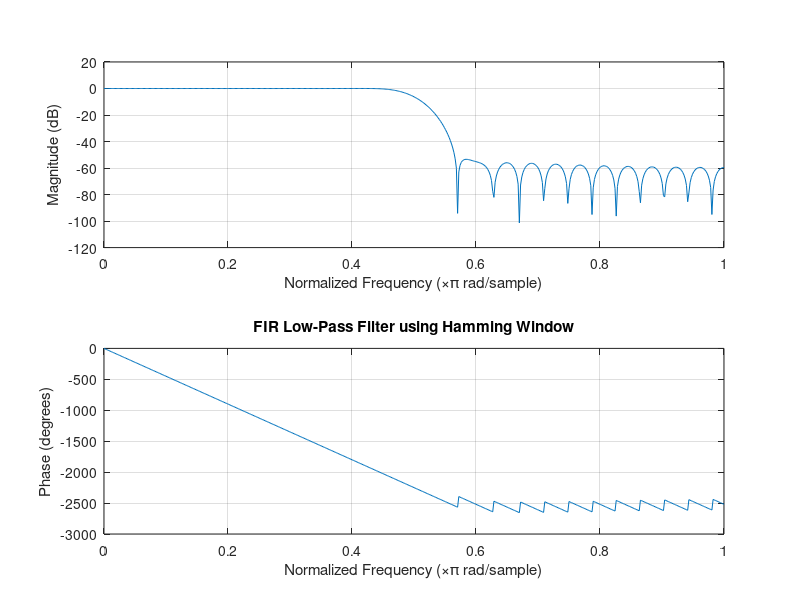
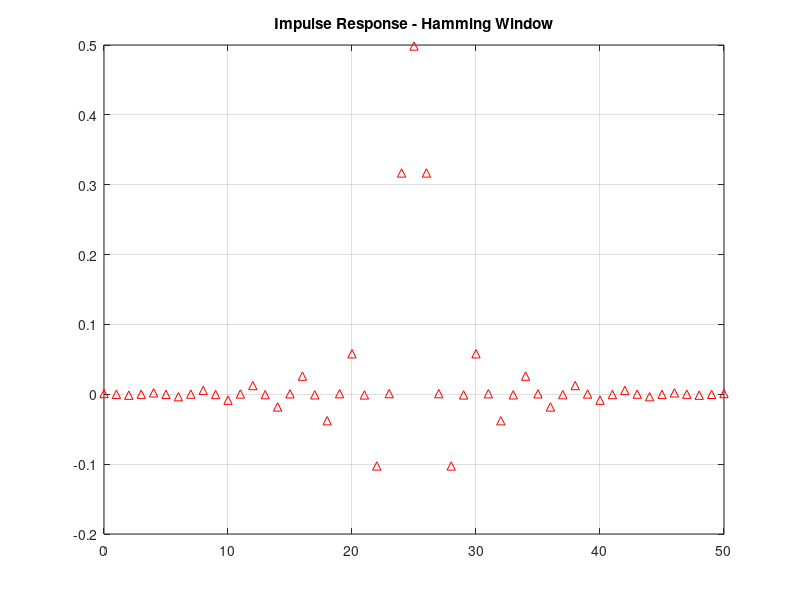
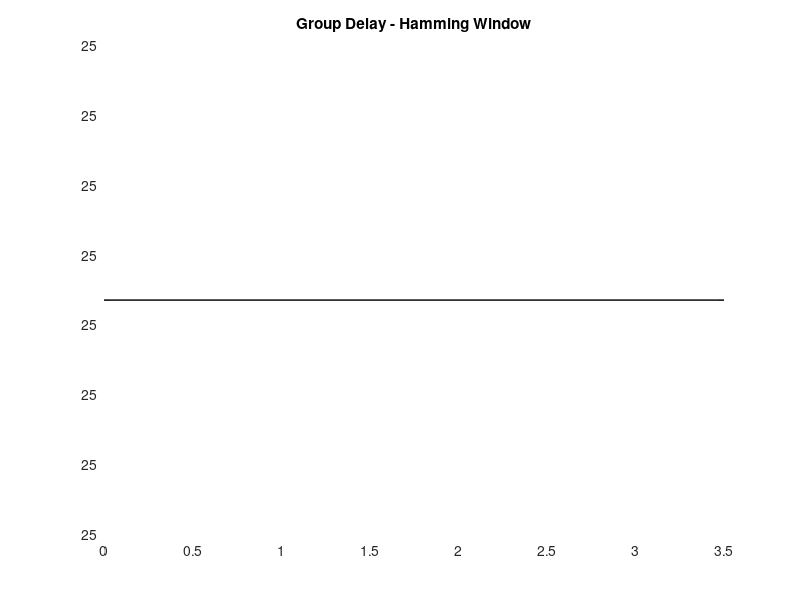

MATLAB code to generate these figures, in order:
clc;
clear;
close all;

%% --- Input Parameters ---
fp = 1000;              % Passband cutoff frequency (Hz)
fs = 4000;              % Sampling frequency (Hz)
N = 50;                 % Filter order (even number preferred)

% Normalized cutoff frequency
wc = fp/(fs/2);

%% --- FIR Low-Pass using Hamming Window ---
b_hamm = fir1(N, wc, 'low', hamming(N+1));

% Display Filter Coefficients
disp('--- Hamming Window Coefficients ---');
disp(b_hamm');

%% --- Plot Frequency Response ---
figure;
freqz(b_hamm, 1);
grid on;
title('FIR Low-Pass Filter using Hamming Window');

%% --- Impulse Response ---
figure;
impz(b_hamm, 1);
grid on;
title('Impulse Response - Hamming Window');

%% --- Group Delay ---
figure;
grpdelay(b_hamm, 1);
grid on;
title('Group Delay - Hamming Window');
